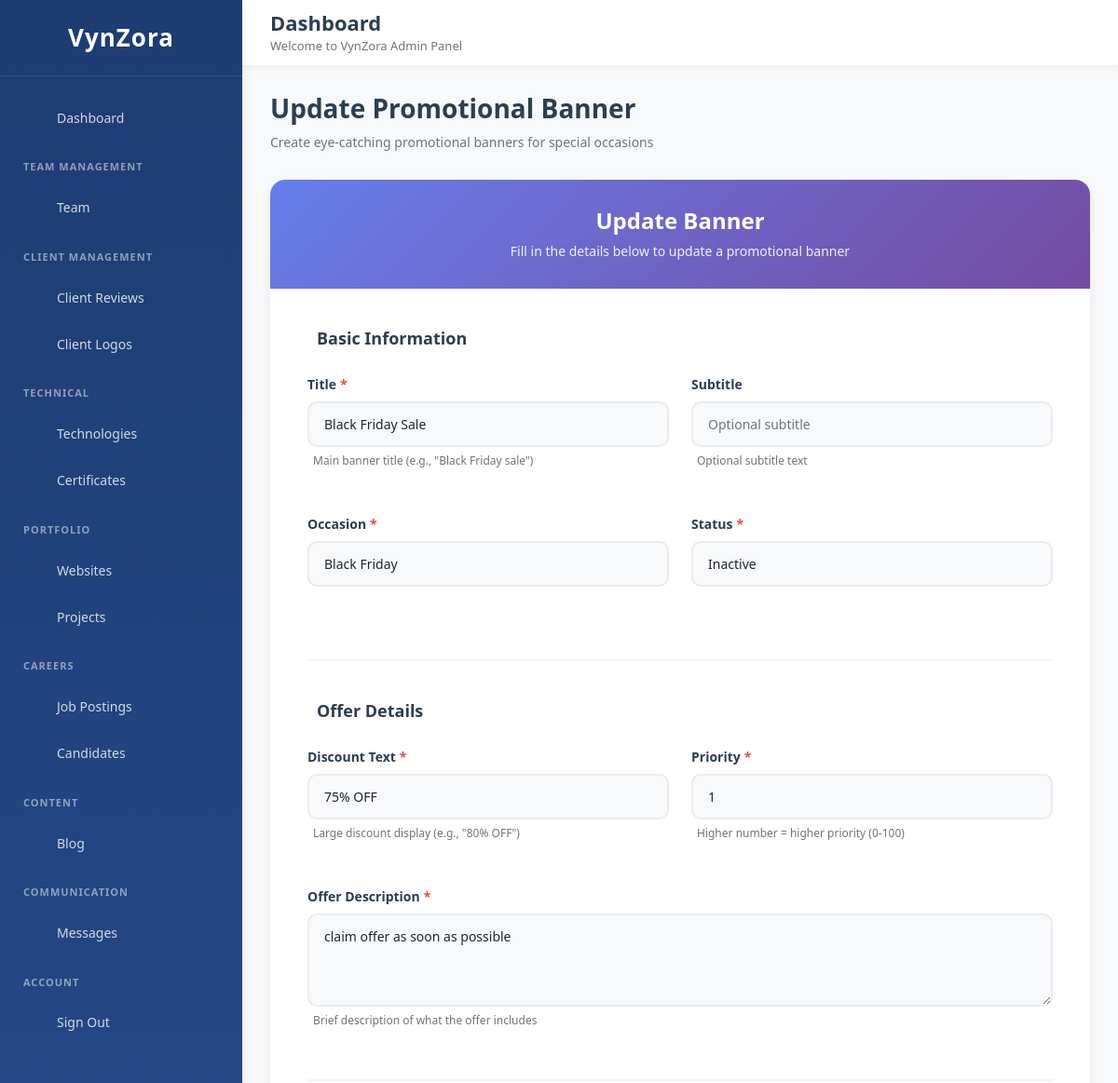
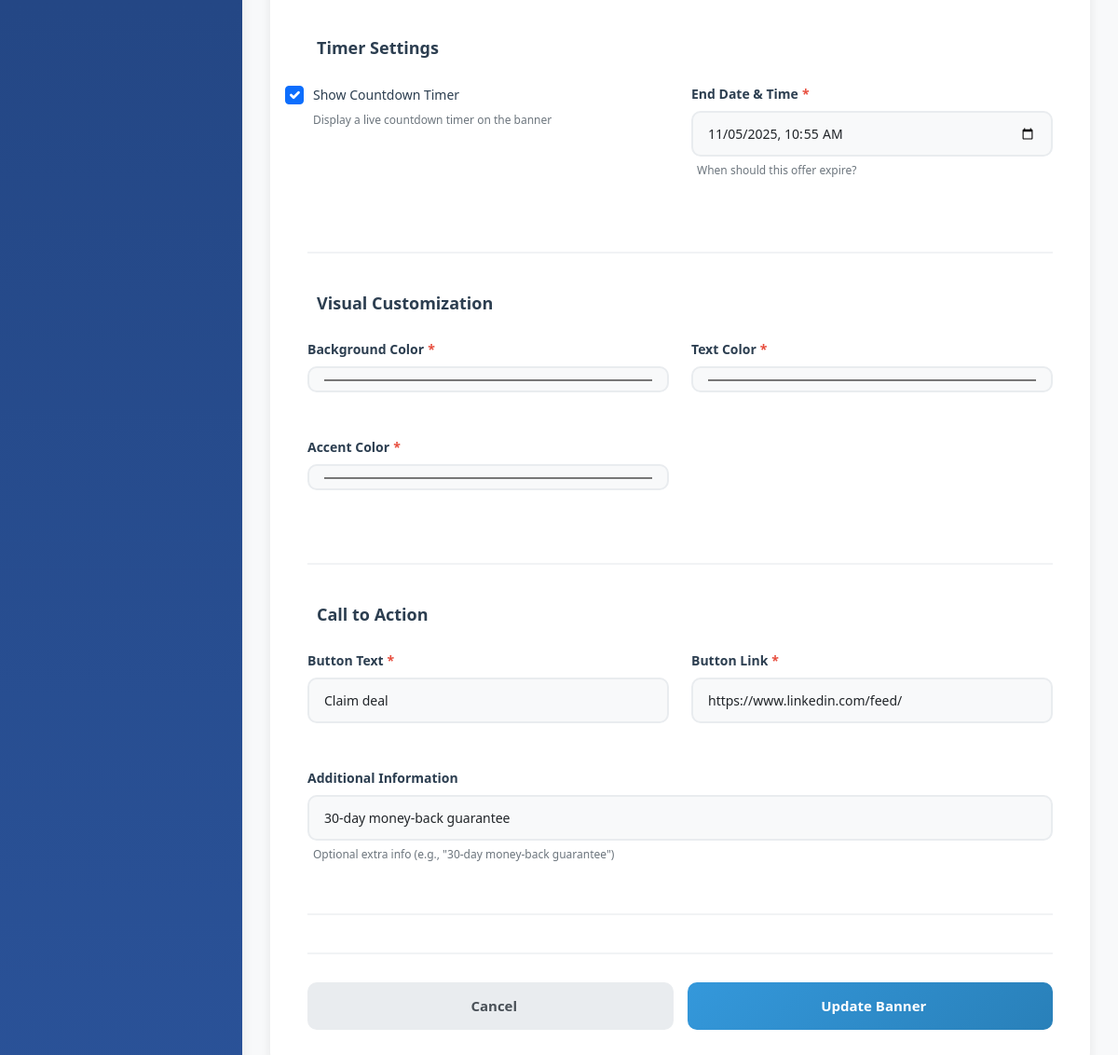
The app's page /banners/update/1/ (signed in) with its own data (2 pictures, top to bottom).
### vynzora_app/models.py (models this page shows, shortened)
class PromotionalBanner(models.Model):
    OCCASION_CHOICES = [
        ('black_friday', 'Black Friday'),
        ('christmas', 'Christmas'),
        ('new_year', 'New Year'),
        ('onam', 'Onam'),
        ('eid', 'Eid'),
        ('diwali', 'Diwali'),
        ('easter', 'Easter'),
        ('valentine', 'Valentine\'s Day'),
        ('independence', 'Independence Day'),
        ('custom', 'Custom Occasion'),
    ]
    STATUS_CHOICES = [
        ('active', 'Active'),
        ('inactive', 'Inactive'),
    ]
    title = models.CharField(max_length=200, help_text="Main banner title")
    subtitle = models.CharField(max_length=300, blank=True, help_text="Optional subtitle")
    occasion = models.CharField(max_length=50, choices=OCCASION_CHOICES, default='custom')
    custom_occasion = models.CharField(max_length=100, blank=True, help_text="If 'Custom Occasion' selected")
    status = models.CharField(max_length=20, choices=STATUS_CHOICES, default='active')
    discount_text = models.CharField(max_length=100, help_text="e.g., '80% OFF'")
    offer_description = models.CharField(max_length=300, help_text="Brief offer description")
    show_timer = models.BooleanField(default=True, help_text="Show countdown timer")
    end_date = models.DateTimeField(help_text="Offer expiration date & time")
    hex_validator = RegexValidator(regex='^#([A-Fa-f0-9]{6})$', message='Enter a valid hex color (e.g., #FF5733)')
    background_color = models.CharField(max_length=7, default='#000000', validators=[hex_validator])
    text_color = models.CharField(max_length=7, default='#FFFFFF', validators=[hex_validator])
    accent_color = models.CharField(max_length=7, default='#9b59b6', validators=[hex_validator])
    cta_text = models.CharField(max_length=100, default='Claim deal')
    cta_link = models.URLField(help_text="Button destination URL")
    additional_info = models.CharField(max_length=200, blank=True, help_text="Extra info (e.g., '30-day money-back guarantee')")
    priority = models.IntegerField(default=0, help_text="Higher number = higher priority")
    created_at = models.DateTimeField(auto_now_add=True)
    updated_at = models.DateTimeField(auto_now=True)
    class Meta:
        ordering = ['-priority', '-created_at']
        verbose_name = 'Promotional Banner'
        verbose_name_plural = 'Promotional Banners'

### vynzora_app/views.py (the view)
# urls.py: path('banners/update/<int:pk>/', views.update_banner, name='update_banner'),
@login_required
def update_banner(request, pk):
    banner = get_object_or_404(PromotionalBanner, pk=pk)
    if request.method == 'POST':
        form = PromotionalBannerForm(request.POST, instance=banner)
        if form.is_valid():
            form.save()
            messages.success(request, 'Promotional banner updated successfully!')
            return redirect('banner_list')
        else:
            messages.error(request, 'Please correct the errors below.')
    else:
        form = PromotionalBannerForm(instance=banner)
    context = {
        'form': form,
        'banner': banner,
        'action': 'Update'
    }
    return render(request, 'admin_home/add_banner.html', context)

### templates/admin_home/add_banner.html (shortened to what this page needs)
{% extends 'admin_home/base.html' %}
{% load static %}
{% block content %}
<div class="add-banner-container">
  <div class="page-header">
    <h2>{{ action }} Promotional Banner</h2>
    <p>Create eye-catching promotional banners for special occasions</p>
  </div>
  <div class="form-card">
    <div class="form-header">
      <h3>{{ action }} Banner</h3>
      <p>Fill in the details below to {{ action|lower }} a promotional banner</p>
    </div>
    <div class="form-body">
      <form method="POST" id="bannerForm">
        <div class="form-section">
          <div class="section-title">
            <span>Basic Information</span>
          </div>
          <div class="form-row">
            <div class="form-group">
              <label class="form-label">
                Title<span class="required">*</span>
              </label>
              {{ form.title }}
              <div class="help-text">
                <span>Main banner title (e.g., "Black Friday sale")</span>
              </div>
            </div>
            <div class="form-group">
              <label class="form-label">Subtitle</label>
              {{ form.subtitle }}
              <div class="help-text">
                <span>Optional subtitle text</span>
              </div>
            </div>
          </div>
          <div class="form-row">
            <div class="form-group">
              <label class="form-label">
                Occasion<span class="required">*</span>
              </label>
              {{ form.occasion }}
            </div>
            <div class="form-group">
              <label class="form-label">
                Status<span class="required">*</span>
              </label>
              {{ form.status }}
            </div>
          </div>
        </div>
        <div class="form-section">
          <div class="section-title">
            <span>Offer Details</span>
          </div>
          <div class="form-row">
            <div class="form-group">
              <label class="form-label">
                Discount Text<span class="required">*</span>
              </label>
              {{ form.discount_text }}
              <div class="help-text">
                <span>Large discount display (e.g., "80% OFF")</span>
              </div>
            </div>
            <div class="form-group">
              <label class="form-label">
                Priority<span class="required">*</span>
              </label>
              {{ form.priority }}
              <div class="help-text">
                <span>Higher number = higher priority (0-100)</span>
              </div>
            </div>
          </div>
          <div class="form-group">
            <label class="form-label">
              Offer Description<span class="required">*</span>
            </label>
            {{ form.offer_description }}
            <div class="help-text">
              <span>Brief description of what the offer includes</span>
            </div>
          </div>
        </div>
        <div class="form-section">
          <div class="section-title">
            <span>Timer Settings</span>
          </div>
          <div class="form-row">
            <div class="form-group">
              <div class="form-check">
                {{ form.show_timer }}
                <label class="form-check-label" for="{{ form.show_timer.id_for_label }}">
                  Show Countdown Timer
                </label>
              </div>
              <div class="help-text">
                <span>Display a live countdown timer on the banner</span>
              </div>
            </div>
            <div class="form-group">
              <label class="form-label">
                End Date & Time<span class="required">*</span>
              </label>
              {{ form.end_date }}
              <div class="help-text">
                <span>When should this offer expire?</span>
              </div>
            </div>
          </div>
        </div>
        <div class="form-section">
          <div class="section-title">
            <span>Visual Customization</span>
          </div>
          <div class="form-row">
            <div class="form-group">
              <label class="form-label">
                Background Color<span class="required">*</span>
              </label>
              {{ form.background_color }}
            </div>
            <div class="form-group">
              <label class="form-label">
                Text Color<span class="required">*</span>
              </label>
              {{ form.text_color }}
            </div>
            <div class="form-group">
              <label class="form-label">
                Accent Color<span class="required">*</span>
              </label>
              {{ form.accent_color }}
            </div>
          </div>
        </div>
        <div class="form-section">
          <div class="section-title">
            <span>Call to Action</span>
          </div>
          <div class="form-row">
            <div class="form-group">
              <label class="form-label">
                Button Text<span class="required">*</span>
              </label>
              {{ form.cta_text }}
            </div>
            <div class="form-group">
              <label class="form-label">
                Button Link<span class="required">*</span>
              </label>
              {{ form.cta_link }}
            </div>
          </div>
          <div class="form-group">
            <label class="form-label">Additional Information</label>
            {{ form.additional_info }}
            <div class="help-text">
              <span>Optional extra info (e.g., "30-day money-back guarantee")</span>
            </div>
          </div>
        </div>
        <div class="form-actions">
          <button type="button" class="btn btn-secondary" onclick="window.history.back()">
            Cancel
          </button>
          <button type="submit" class="btn btn-primary" id="submitBtn">
            {{ action }} Banner
          </button>
        </div>
      </form>
    </div>
  </div>
</div>
{% endblock %}

### templates/admin_home/base.html (style rules this page uses)
* { margin: 0; padding: 0; box-sizing: border-box; }
:root { --primary-color: #3498db; --secondary-color: #2c3e50; --success-color: #2ecc71; --warning-color: #f39c12; --danger-color: #e74c3c; --info-color: #9b59b6; --light-bg: #f8f9fa; --dark-text: #2c3e50; --light-text: #6c757d; --border-color: #e9ecef; --sidebar-width: 260px; --header-height: 70px; --shadow-sm: 0 2px 8px rgba(0, 0, 0, 0.06); --shadow-md: 0 4px 12px rgba(0, 0, 0, 0.08); --shadow-lg: 0 8px 24px rgba(0, 0, 0, 0.12); }
body { font-family: 'Segoe UI', Tahoma, Geneva, Verdana, sans-serif; background-color: var(--light-bg); overflow-x: hidden; }

### templates/admin_home/add_banner.html (style rules this page uses)
.add-banner-container { max-width: 1200px; margin: 0 auto; animation: fadeIn 0.5s ease; }
.page-header { margin-bottom: 30px; }
.page-header h2 { font-size: 28px; font-weight: 700; color: #2c3e50; margin-bottom: 8px; }
.page-header p { color: #6c757d; font-size: 14px; margin: 0; }
.form-card { background: #fff; border-radius: 16px; box-shadow: 0 4px 12px rgba(0, 0, 0, 0.08); overflow: hidden; }
.form-header { background: linear-gradient(135deg, #667eea 0%, #764ba2 100%); padding: 30px; color: white; text-align: center; }
.form-header h3 { font-size: 24px; font-weight: 700; margin-bottom: 8px; }
.form-header p { font-size: 14px; opacity: 0.9; margin: 0; }
.form-body { padding: 40px; }
.form-section { margin-bottom: 40px; padding-bottom: 30px; border-bottom: 2px solid #f1f3f5; }
.section-title { font-size: 18px; font-weight: 600; color: #2c3e50; margin-bottom: 25px; display: flex; align-items: center; gap: 10px; }
.form-row { display: grid; grid-template-columns: repeat(auto-fit, minmax(300px, 1fr)); gap: 24px; margin-bottom: 24px; }
.form-group { margin-bottom: 24px; }
.form-label { display: block; font-size: 14px; font-weight: 600; color: #2c3e50; margin-bottom: 8px; }
.form-label .required { color: #e74c3c; margin-left: 4px; }
.form-control { width: 100%; padding: 12px 16px; font-size: 14px; border: 2px solid #e9ecef; border-radius: 10px; transition: all 0.3s ease; background: #f8f9fa; font-family: inherit; }
textarea.form-control { resize: vertical; min-height: 100px; }
.form-check { display: flex; align-items: flex-start; gap: 10px; padding: 0; background: transparent; border: none; }
.form-check-label { font-size: 14px; font-weight: 500; color: #2c3e50; margin-top: 1px; }
.form-check-input { width: 20px; height: 20px; cursor: pointer; margin-top: 2px; }
.help-text { font-size: 12px; color: #6c757d; margin-top: 6px; display: flex; align-items: center; gap: 6px; }
.form-actions { display: flex; gap: 15px; margin-top: 35px; padding-top: 30px; border-top: 2px solid #f1f3f5; }
.btn { padding: 14px 32px; font-size: 15px; font-weight: 600; border: none; border-radius: 10px; cursor: pointer; transition: all 0.3s ease; display: inline-flex; align-items: center; justify-content: center; gap: 8px; }
.btn-primary { background: linear-gradient(135deg, #3498db, #2980b9); color: white; flex: 1; }
.btn-secondary { background: #e9ecef; color: #495057; flex: 1; }

### records on screen
PromotionalBanner: title "Black Friday Sale", occasion "Black Friday", status "Inactive", discount_text "75% OFF", priority "1", offer_description "claim offer as soon as possible", show_timer "☑", end_date "11/05/2025 10:55", background_color "#0b055c", text_color "#ffffff", accent_color "#5358ee", cta_text "Claim deal", cta_link "https://www.linkedin.com/feed/", additional_info "30-day money-back guarantee"

### other values on screen
{{ action }} "Update"
{{ action|lower }} "update"
